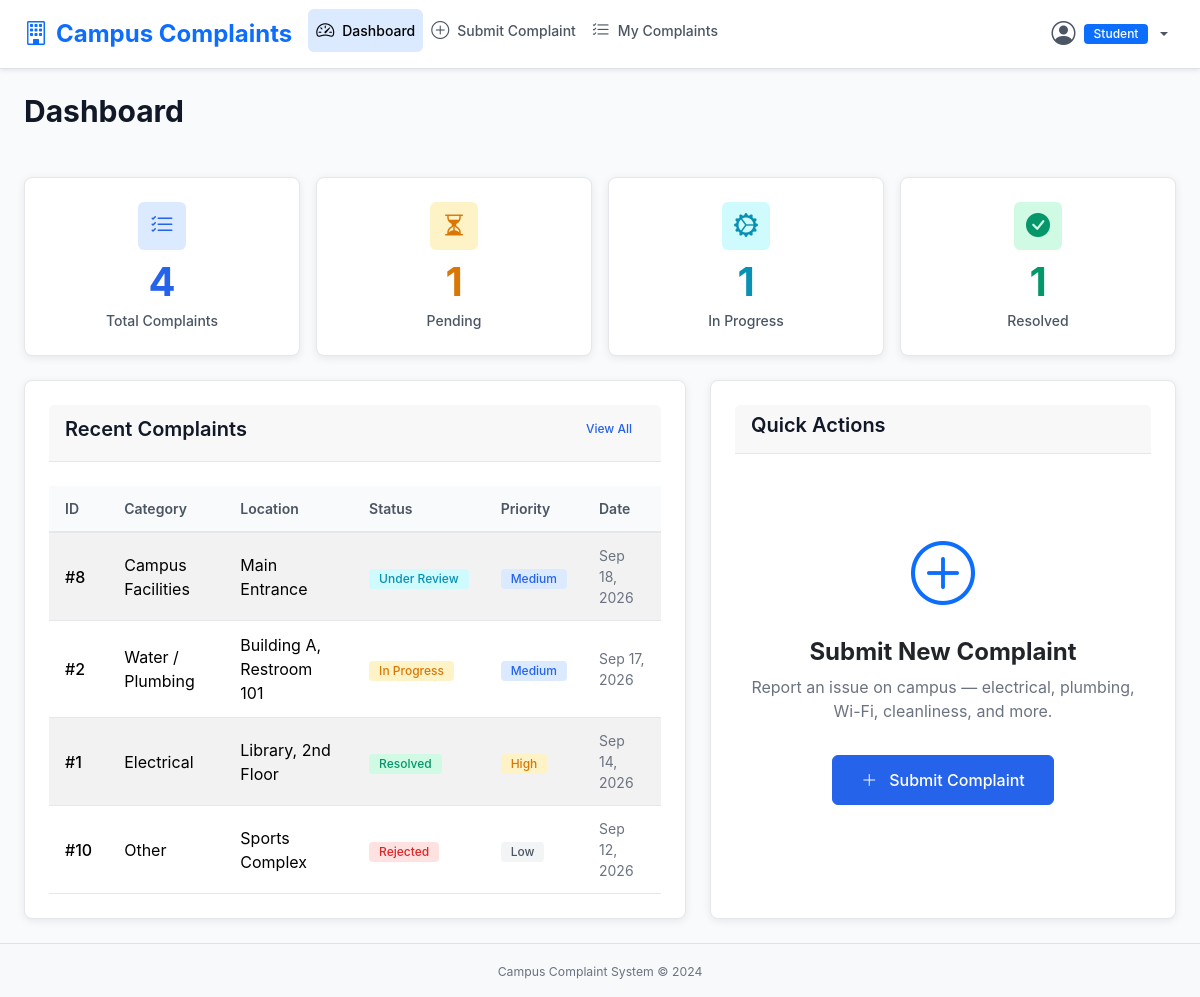
The app's page /dashboard (signed in) with its own data.
### models.py (models this page shows, shortened)
class Complaint(db.Model):
    __tablename__ = 'complaint'
    id = db.Column(db.Integer, primary_key=True)
    user_id = db.Column(db.Integer, db.ForeignKey('user.id'), nullable=False)
    category = db.Column(db.String(30), nullable=False)
    location = db.Column(db.String(200), nullable=False)
    description = db.Column(db.Text, nullable=False)
    image_path = db.Column(db.String(300), nullable=True)
    status = db.Column(db.String(20), nullable=False, default='Submitted')
    priority = db.Column(db.String(10), nullable=False, default='Medium')
    admin_remarks = db.Column(db.Text, nullable=True)
    created_at = db.Column(db.DateTime, default=datetime.utcnow)
    updated_at = db.Column(db.DateTime, default=datetime.utcnow, onupdate=datetime.utcnow)
    user = db.relationship('User', backref=db.backref('complaints', lazy=True))
    @property
    def status_badge_class(self):
        mapping = {
            'Submitted': 'badge-secondary',
            'Under Review': 'badge-info',
            'In Progress': 'badge-warning',
            'Resolved': 'badge-success',
            'Rejected': 'badge-danger'
        }
        return mapping.get(self.status, 'badge-secondary')
    @property
    def priority_badge_class(self):
        mapping = {
            'Low': 'badge-secondary',
            'Medium': 'badge-primary',
            'High': 'badge-warning',
            'Critical': 'badge-danger'
        }
        return mapping.get(self.priority, 'badge-secondary')

### app.py (the view)
@app.route('/dashboard')
@login_required
@student_required
def dashboard():
    my_complaints = Complaint.query.filter_by(user_id=current_user.id).order_by(Complaint.created_at.desc()).all()
    total = len(my_complaints)
    pending = len([c for c in my_complaints if c.status in ['Submitted', 'Under Review']])
    in_progress = len([c for c in my_complaints if c.status == 'In Progress'])
    resolved = len([c for c in my_complaints if c.status == 'Resolved'])
    recent_complaints = my_complaints[:5]
    stats = {
        'total': total,
        'pending': pending,
        'in_progress': in_progress,
        'resolved': resolved
    }
    return render_template('student/dashboard.html', stats=stats, recent_complaints=recent_complaints)

### app.py (called while the page is built)
@login_manager.user_loader
def load_user(user_id):
    return User.query.get(int(user_id))

def student_required(f):
    @wraps(f)
    def decorated_function(*args, **kwargs):
        if not current_user.is_authenticated or not current_user.is_student():
            flash('Student access required.', 'error')
            return redirect(url_for('login'))
        return f(*args, **kwargs)
    return decorated_function

### models.py (called while the page is built)
    def is_admin(self):
        return self.role == 'admin'

    def is_student(self):
        return self.role == 'student'

    @property
    def is_active(self):
        return True

### templates/student/dashboard.html (shortened to what this page needs)
{% extends "student/base.html" %}
{% block content %}
<div class="d-flex justify-content-between align-items-center mb-4">
    <h1 class="page-title">Dashboard</h1>
</div>
<div class="row g-3 mb-4">
    <div class="col-12 col-sm-6 col-xl-3">
        <div class="stat-card stat-card-primary">
            <div class="stat-icon"><i class="bi bi-list-check"></i></div>
            <div class="stat-number">{{ stats.total }}</div>
            <div class="stat-label">Total Complaints</div>
        </div>
    </div>
    <div class="col-12 col-sm-6 col-xl-3">
        <div class="stat-card stat-card-warning">
            <div class="stat-icon"><i class="bi bi-hourglass-split"></i></div>
            <div class="stat-number">{{ stats.pending }}</div>
            <div class="stat-label">Pending</div>
        </div>
    </div>
    <div class="col-12 col-sm-6 col-xl-3">
        <div class="stat-card stat-card-info">
            <div class="stat-icon"><i class="bi bi-gear-wide-connected"></i></div>
            <div class="stat-number">{{ stats.in_progress }}</div>
            <div class="stat-label">In Progress</div>
        </div>
    </div>
    <div class="col-12 col-sm-6 col-xl-3">
        <div class="stat-card stat-card-success">
            <div class="stat-icon"><i class="bi bi-check-circle-fill"></i></div>
            <div class="stat-number">{{ stats.resolved }}</div>
            <div class="stat-label">Resolved</div>
        </div>
    </div>
</div>
<div class="row g-4">
    <div class="col-12 col-lg-7">
        <div class="card">
            <div class="card-header d-flex justify-content-between align-items-center">
                <h3 class="card-title mb-0">Recent Complaints</h3>
                <a href="{{ url_for('my_complaints') }}" class="btn btn-sm btn-ghost">View All</a>
            </div>
            <div class="card-body p-0">
                {% if recent_complaints %}
                <div class="table-responsive">
                    <table class="table table-striped mb-0">
                        <thead>
                            <tr>
                                <th>ID</th>
                                <th>Category</th>
                                <th>Location</th>
                                <th>Status</th>
                                <th>Priority</th>
                                <th>Date</th>
                            </tr>
                        </thead>
                        <tbody>
                            {% for complaint in recent_complaints %}
                            <tr>
                                <td class="fw-medium">#{{ complaint.id }}</td>
                                <td>{{ complaint.category }}</td>
                                <td>{{ complaint.location }}</td>
                                <td><span class="badge {{ complaint.status_badge_class }}">{{ complaint.status }}</span></td>
                                <td><span class="badge {{ complaint.priority_badge_class }}">{{ complaint.priority }}</span></td>
                                <td class="text-sm text-muted">{{ complaint.created_at.strftime('%b %d, %Y') }}</td>
                            </tr>
                            {% endfor %}
                        </tbody>
                    </table>
                </div>
                {% endif %}
            </div>
        </div>
    </div>
    <div class="col-12 col-lg-5">
        <div class="card h-100">
            <div class="card-header">
                <h3 class="card-title mb-0">Quick Actions</h3>
            </div>
            <div class="card-body text-center py-5">
                <i class="bi bi-plus-circle text-primary" style="font-size: 4rem;"></i>
                <h4 class="mt-3 fw-bold">Submit New Complaint</h4>
                <p class="text-muted">Report an issue on campus — electrical, plumbing, Wi-Fi, cleanliness, and more.</p>
                <a href="{{ url_for('submit_complaint') }}" class="btn btn-primary btn-lg mt-3">
                    <i class="bi bi-plus-lg me-2"></i>Submit Complaint
                </a>
            </div>
        </div>
    </div>
</div>
{% endblock %}

### records on screen
Complaint: id "8", category "Campus Facilities", location "Main Entrance", status "Under Review", priority "Medium", created_at "Sep 18, 2026"
Complaint: id "2", category "Water / Plumbing", location "Building A, Restroom 101", status "In Progress", priority "Medium", created_at "Sep 17, 2026"
Complaint: id "1", category "Electrical", location "Library, 2nd Floor", status "Resolved", priority "High", created_at "Sep 14, 2026"
Complaint: id "10", category "Other", location "Sports Complex", status "Rejected", priority "Low", created_at "Sep 12, 2026"

### other values on screen
{{ stats.total }} "4"
{{ stats.pending }} "1"
{{ stats.in_progress }} "1"
{{ stats.resolved }} "1"
